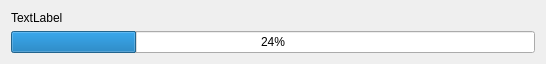
<ui version="4.0" >
 <class>progressWindow</class>
 <widget class="QWidget" name="progressWindow" >
  <property name="geometry" >
   <rect>
    <x>0</x>
    <y>0</y>
    <width>546</width>
    <height>64</height>
   </rect>
  </property>
  <property name="windowTitle" >
   <string>Installing packages...</string>
  </property>
  <layout class="QVBoxLayout" name="verticalLayout" >
   <item>
    <widget class="QLabel" name="label" >
     <property name="text" >
      <string>TextLabel</string>
     </property>
    </widget>
   </item>
   <item>
    <widget class="QProgressBar" name="progressBar" >
     <property name="value" >
      <number>24</number>
     </property>
    </widget>
   </item>
  </layout>
 </widget>
 <resources/>
 <connections/>
</ui>
